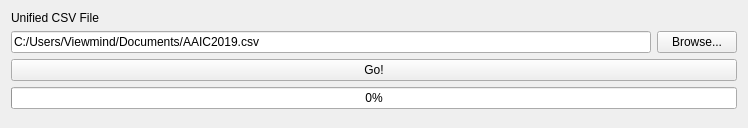
<?xml version="1.0" encoding="UTF-8"?>
<ui version="4.0">
 <class>MassBindingFixationDrawer</class>
 <widget class="QMainWindow" name="MassBindingFixationDrawer">
  <property name="geometry">
   <rect>
    <x>0</x>
    <y>0</y>
    <width>748</width>
    <height>128</height>
   </rect>
  </property>
  <property name="windowTitle">
   <string>MassBindingFixationDrawer</string>
  </property>
  <widget class="QWidget" name="centralWidget">
   <layout class="QVBoxLayout" name="verticalLayout">
    <item>
     <widget class="QLabel" name="label">
      <property name="text">
       <string>Unified CSV File</string>
      </property>
     </widget>
    </item>
    <item>
     <layout class="QHBoxLayout" name="horizontalLayout">
      <item>
       <widget class="QLineEdit" name="lineEdit">
        <property name="text">
         <string>C:/Users/Viewmind/Documents/AAIC2019.csv</string>
        </property>
       </widget>
      </item>
      <item>
       <widget class="QPushButton" name="pbBrowse">
        <property name="text">
         <string>Browse...</string>
        </property>
       </widget>
      </item>
     </layout>
    </item>
    <item>
     <widget class="QPushButton" name="pbGo">
      <property name="text">
       <string>Go!</string>
      </property>
     </widget>
    </item>
    <item>
     <widget class="QProgressBar" name="progressBar">
      <property name="value">
       <number>0</number>
      </property>
     </widget>
    </item>
    <item>
     <spacer name="verticalSpacer">
      <property name="orientation">
       <enum>Qt::Vertical</enum>
      </property>
      <property name="sizeHint" stdset="0">
       <size>
        <width>20</width>
        <height>40</height>
       </size>
      </property>
     </spacer>
    </item>
   </layout>
  </widget>
 </widget>
 <layoutdefault spacing="6" margin="11"/>
 <resources/>
 <connections/>
</ui>
